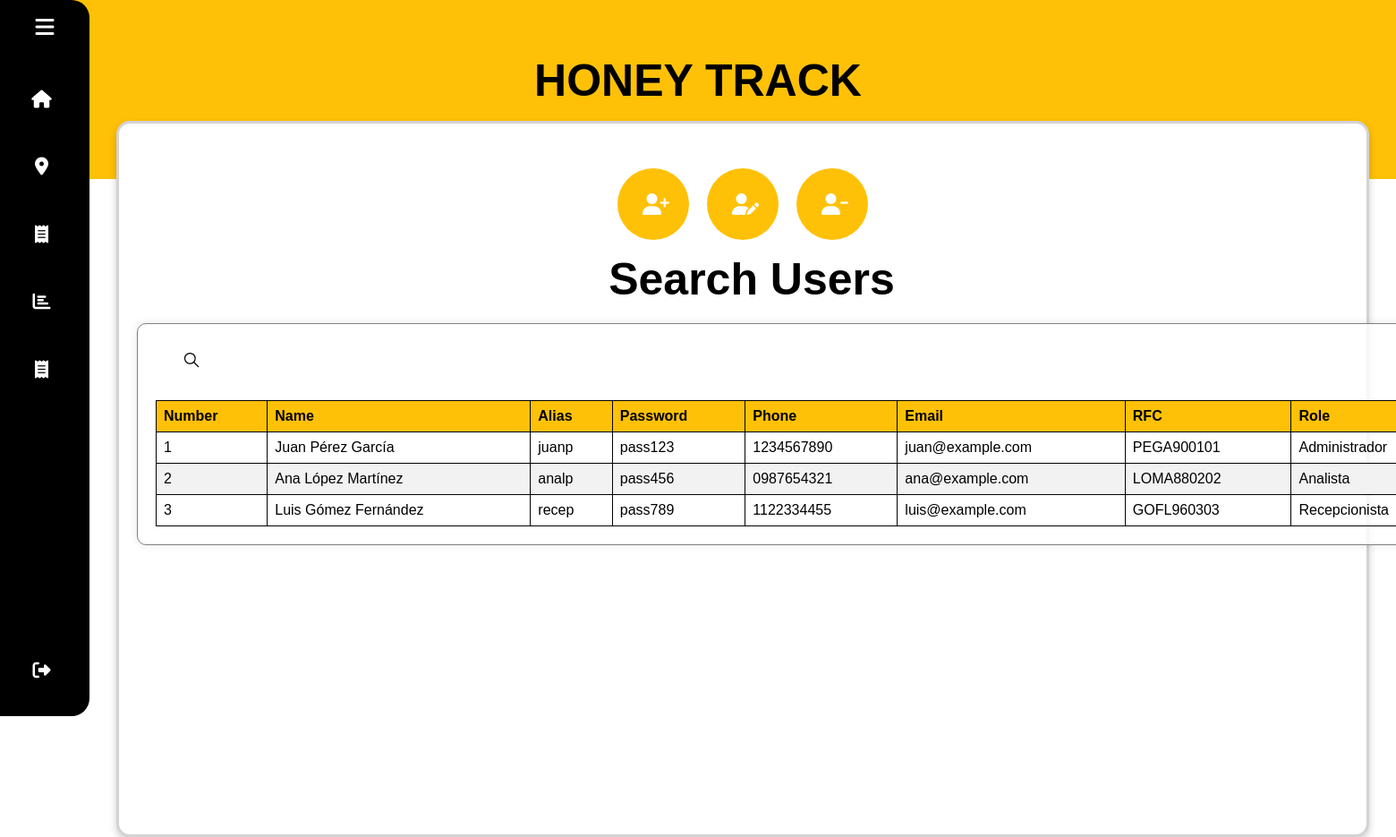
Page /html/users.php on the committed database.
### tables this page shows
CREATE TABLE `USUARIO` (
  `num` int NOT NULL,
  `alias` varchar(12) NOT NULL,
  `contraseña` varchar(8) NOT NULL,
  `empleado` int DEFAULT NULL,
  `rol` varchar(5) DEFAULT NULL
);

CREATE TABLE `EMPLEADO` (
  `num` int NOT NULL,
  `nombrePila` varchar(12) NOT NULL,
  `primApell` varchar(24) NOT NULL,
  `segApell` varchar(24) DEFAULT NULL,
  `numCont` varchar(10) NOT NULL,
  `correoElectronico` varchar(32) NOT NULL,
  `rfc` varchar(13) NOT NULL,
  `puesto` varchar(5) DEFAULT NULL,
  `edo_puesto` varchar(3) DEFAULT NULL
);

CREATE TABLE `ROL` (
  `codigo` varchar(5) NOT NULL,
  `descripcion` varchar(24) NOT NULL
);

### php/selectUsers.php (called while the page is built, shortened)
<?php
    $db = connectdb();
    $query = "SELECT e.num AS num, CONCAT(nombrePila, ' ', primApell, ' ', segApell) as nombre, alias, contraseña, numCont, correoElectronico, rfc, descripcion FROM EMPLEADO AS e INNER JOIN USUARIO AS u ON e.num = u.empleado INNER JOIN ROL AS r ON r.codigo = u.rol ORDER BY e.num";
    $response = mysqli_query($db, $query);
?>

### html/users.php (the view, shortened to what this page needs)
<!DOCTYPE html>
<html lang="en">
<head>
    <link rel="stylesheet" href="../css/users.css">
    <link rel="stylesheet" href="../css/loading.css">
    <link rel="stylesheet" href="../css/sidebar2.css">
    <link rel="stylesheet" href="../css/colors.css">
    <link rel="stylesheet" href="https://cdnjs.cloudflare.com/ajax/libs/font-awesome/6.0.0-beta3/css/all.min.css">
    <link rel="stylesheet" href="path/to/font-awesome/css/all.min.css">
</head>
<body>
<div class="body-container">
<nav class="sidebar">
        <div class="logo">
            <i id="btn" class="fas fa-bars fa-lg"></i>
        </div>
        <ul class="nav-links">
            <li>
                <a href="adminMain.html">
                    <i class="fas fa-house fa-lg"></i>
                </a>
            </li>
            <li>
                <a href="areas.html" id="linkUsers">
                    <i class="fas fa-map-marker-alt fa-lg"></i>
                </a>
            </li>
            <li>
                <a href="receipts.html">
                    <i class="fas fa-receipt fa-lg"></i>
                </a>
            </li>
            <li>
                <a href="analysis.html">
                    <i class="fas fa-chart-bar fa-lg"></i>
                </a>
            </li>
            <li>
                <a href="users.html" id="linkUsers">
                    <i class="fas fa-receipt fa-lg"></i>
                    </a>
            </li>
            <li class="logout">
                <a href="login.html">
                    <i class="fas fa-sign-out-alt fa-lg"></i>
                </a>
            </li>
        </ul>
    </nav>
    <div class="content">
                <div class="tittle-container">
                    <h1 class="tittle">HONEY TRACK</h1>
                </div>
            <div class="wrapper">
            <nav class="userOption">
                    <button onclick="showFormat(format1)">
                        <i class="fas fa-user-plus"></i>
                    </button>
                    <button onclick="showFormat(format2)">
                        <i class="fas fa-user-edit"></i>
                    </button>
                    <button onclick="showFormat(format3)">
                        <i class="fas fa-user-minus"></i>
                    </button>
                </nav>
                <div id="format2" class="format" style="display: block;">
                    <h2 class="home">Search Users</h2>
                    <div class="searchPanel">
                        <div class="search-container">
                            <span id="search-icon" class="icon-search"></span>
                        </div>
                        <table>
                            <thead>
                                <tr>
                                    <th>Number</th>
                                    <th>Name</th>
                                    <th>Alias</th>
                                    <th>Password</th>
                                        <th>Phone</th>
                                        <th>Email</th>
                                        <th>RFC</th>
                                        <th>Role</th>
                                    </tr>
                                </thead>
                                <tbody id="activityTableBody">
                                    <?php
                                        include "../php/selectUsers.php";
                                        while($row = mysqli_fetch_assoc($response)) {?>
            <tr>
                <td><?php echo $row["num"] ?></td>
                <td><?php echo $row["nombre"] ?></td>
                <td><?php echo $row["alias"] ?></td>
                <td><?php echo $row["contraseña"] ?></td>
                <td><?php echo $row["numCont"] ?></td>
                <td><?php echo $row["correoElectronico"] ?></td>
                <td><?php echo $row["rfc"] ?></td>
                <td><?php echo $row["descripcion"] ?></td>
            </tr>
            <?php } ?>
            </tbody>
            </table>
            </div>
                </div>
            </div>
    </div>
</div>
</body>
</html>

### css/users.css (style rules this page uses)
body { background: var(--whi); background-size: cover; background-position: center; font-family: Arial, sans-serif; }
.wrapper { transition: margin-left 0.5s ease, width 0.5s ease; margin-left: calc(120px + 10px); margin-right: 10px; width: calc(100% - 160px); height: 800px; background-color: var(--whi); border: 3px solid #d3d3d3; border-radius: 15px; box-shadow: 0 4px 8px rgba(0, 0, 0, 0.2); padding: 20px; margin-top: 50px; position: relative; z-index: 2; }
.tittle { font-size: 50px; color: var(--blk); margin-bottom: 20px; text-align: center; z-index: 1; }
.home { text-align: center; color: var(--blk); font-size: 50px; margin-bottom: 20px; margin-left: 20px; }
.userOption { display: flex; justify-content: center; margin-top: 30px; margin-bottom: 15px; gap: 20px; }
.userOption button { background-color: var(--gold); border: none; border-radius: 50%; width: 80px; height: 80px; display: flex; justify-content: center; align-items: center; cursor: pointer; transition: background-color 0.3s ease; }
.userOption i { font-size: 24px; margin-left: 6px; color: var(--whi); }
* { padding: 0; margin: 0; box-sizing: border-box; font-family: "Poppins", sans-serif; }
.searchPanel { border: 1px solid gray; width: 150vw; max-width: 1500px; height: auto; max-height: 1080px; margin: 0 auto; padding: 20px; background-color: rgba(255, 255, 255, 0.8); border-radius: 10px; box-shadow: 0 0 10px rgba(0, 0, 0, 0.1); }
.search-container { display: flex; align-items: center; position: relative; }
.icon-search { cursor: pointer; font-size: 20px; margin-left: 10px; color: #000; }
table { width: 100%; border-collapse: collapse; margin-top: 20px; }
th, td { border: 1px solid var(--blk); padding: 8px; text-align: left; }
th { background-color: var(--gold); color: var(--blk); }
tr:nth-child(even) { background-color: #f2f2f2; }

### css/sidebar2.css (style rules this page uses)
:root { --blk: #000000; --whi: #ffffff; --gold: #ffc107; --do: #ff9800; --dg: #333333; }
* { padding: 0; margin: 0; box-sizing: border-box; font-family: Arial, Helvetica, sans-serif; }
.sidebar { background-color: var(--blk); position: absolute; top: 0; left: 0; width: 100px; height: 100vh; transition: all .5s ease; padding: 0.6rem 0.8rem; display: flex; flex-direction: column; align-items: center; border-top-right-radius: 20px; border-bottom-right-radius: 20px; z-index: 2; }
#btn { margin-top: 20px; color: #fff; font-size: 24px; transition: all .5s ease; cursor: pointer; }
.nav-links { position: relative; margin-top: 2em; width: 100%; display: flex; flex-direction: column; align-items: center; flex-grow: 1; }
.nav-links li.logout { margin-top: auto; margin-bottom: 1em; }
.nav-links li { position: relative; height: 50px; list-style-type: none; margin: 0.8em auto; width: 90%; }
.nav-links li a { border-radius: 15px; height: 100%; width: 100%; color: white; display: flex; align-items: center; text-decoration: none; padding: 10px; }
.nav-links li a i { min-width: 40px; text-align: center; height: 40px; border-radius: 12px; line-height: 40px; margin-right: 10px; }
.wrapper { margin-left: calc(120px + 10px); margin-right: 10px; width: calc(100% - 160px); height: 800px; background-color: var(--whi); border: 3px solid #d3d3d3; border-radius: 15px; box-shadow: 0 4px 8px rgba(0, 0, 0, 0.2); padding: 20px; margin-top: 135px; position: relative; z-index: 2; }
.content { width: 100%; }
.body-container { display: flex; justify-content: center; width: 100%; }
.tittle-container { position: absolute; top: 0; left: 0; width: 100vw; height: 200px; background-color: var(--gold); z-index: 0; text-align: center; display: flex; align-items: center; justify-content: center; }

### css/colors.css (style rules this page uses)
:root { --blk: #000000; --whi: #ffffff; --gold: #ffc107; --do: #ff9800; --dg: #333333; --wg: rgb(238, 236, 236); }

### rows in the picture
usuario: empleado.num "1", nombre "Juan Pérez García", alias "juanp", contraseña "pass123", empleado.numCont "1234567890", empleado.correoElectronico "juan@example.com", empleado.rfc "PEGA900101", rol.descripcion "Administrador"
usuario: empleado.num "2", nombre "Ana López Martínez", alias "analp", contraseña "pass456", empleado.numCont "0987654321", empleado.correoElectronico "ana@example.com", empleado.rfc "LOMA880202", rol.descripcion "Analista"
usuario: empleado.num "3", nombre "Luis Gómez Fernández", alias "recep", contraseña "pass789", empleado.numCont "1122334455", empleado.correoElectronico "luis@example.com", empleado.rfc "GOFL960303", rol.descripcion "Recepcionista"
